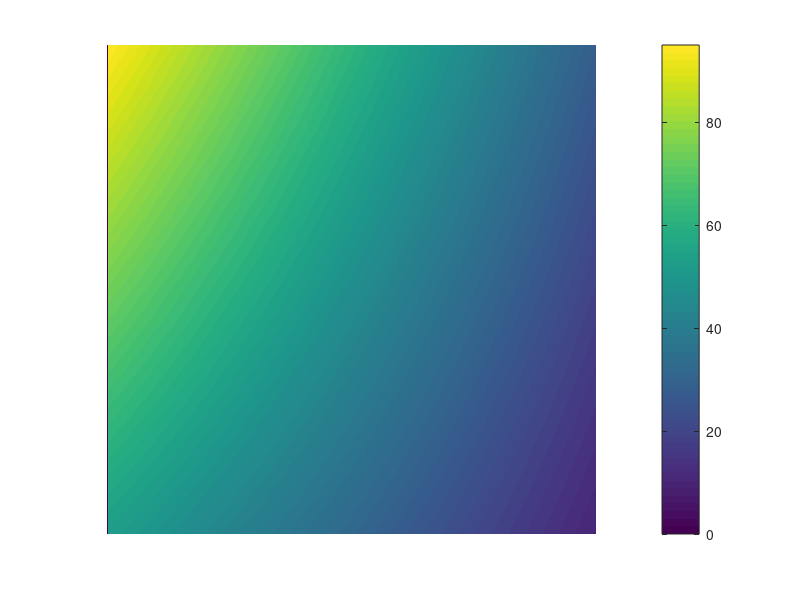

This figure's MATLAB source:
%INTERPOLASI BILINEAR
clear;clc;
%set variabel awal
P = 1;
L = 1;
dx = 0.001;
dy = 0.001;

%membuat grid/cacahan
nx = P/dx;
ny = L/dy;

%inisialisasi suhu awal
T  = zeros(ny,nx);
T(1,1) = 10;    %pojok kiri atas %Q11
T(end,end) = 95;  %pojok kanan bawah %Q22
T(1,end) = 28;    %pojok kanan atas %Q12
T(end,1) = 53;   %pojok kiri bawah %Q21

x = P;
 for i = 2:nx-1
     x = x-dx;
     y = L;
     %intepolasi arah x
     f1 = ((P-x)* T(end,1)/P)+(x*T(end,end)/P);
     f2 = ((P-x)* T(1,1)/P)+(x*T(1,end)/P);
    for j = 2:ny-1
        y = y-dy;
        %interpolasi y
        T(i,j) = ((L-y)*f2/L)+(y*f1/L);
    end
 end
 
%membuat image scale
imagesc(T);
colorbar
axis equal off;